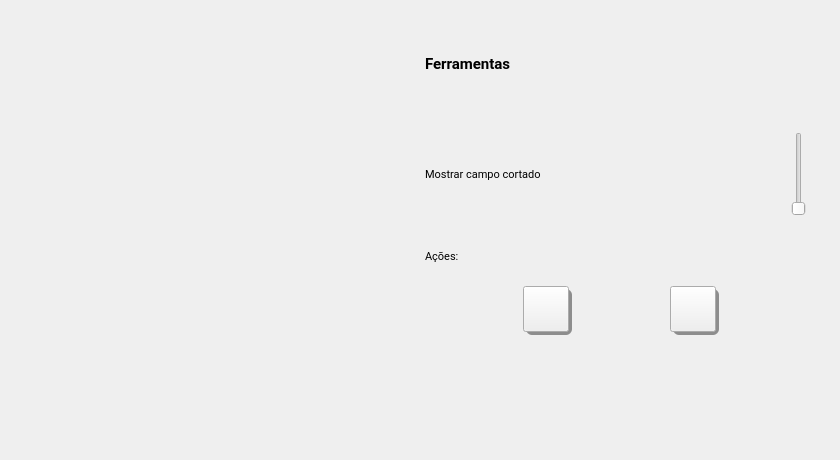
           <widget class="QWidget" name="cropInnerFieldTab">
            <attribute name="icon">
             <iconset>
              <normaloff>assets/icons/radio_unchecked.svg</normaloff>
              <normalon>assets/icons/radio_checked.svg</normalon>assets/icons/radio_unchecked.svg</iconset>
            </attribute>
            <attribute name="title">
             <string>Cortar campo interno</string>
            </attribute>
            <widget class="QFrame" name="cropInnerFieldContents">
             <property name="geometry">
              <rect>
               <x>0</x>
               <y>0</y>
               <width>831</width>
               <height>451</height>
              </rect>
             </property>
             <property name="sizePolicy">
              <sizepolicy hsizetype="Expanding" vsizetype="Expanding">
               <horstretch>0</horstretch>
               <verstretch>0</verstretch>
              </sizepolicy>
             </property>
             <property name="minimumSize">
              <size>
               <width>737</width>
               <height>402</height>
              </size>
             </property>
             <property name="frameShape">
              <enum>QFrame::Shape::NoFrame</enum>
             </property>
             <layout class="QHBoxLayout" name="horizontalLayout_142">
              <property name="leftMargin">
               <number>6</number>
              </property>
              <property name="topMargin">
               <number>6</number>
              </property>
              <property name="rightMargin">
               <number>6</number>
              </property>
              <property name="bottomMargin">
               <number>6</number>
              </property>
              <item>
               <widget class="QFrame" name="visionInnerCropDisplay">
                <property name="sizePolicy">
                 <sizepolicy hsizetype="MinimumExpanding" vsizetype="Fixed">
                  <horstretch>0</horstretch>
                  <verstretch>0</verstretch>
                 </sizepolicy>
                </property>
                <property name="minimumSize">
                 <size>
                  <width>0</width>
                  <height>0</height>
                 </size>
                </property>
                <property name="maximumSize">
                 <size>
                  <width>16777215</width>
                  <height>16777215</height>
                 </size>
                </property>
                <property name="cursor">
                 <cursorShape>PointingHandCursor</cursorShape>
                </property>
                <property name="toolTip">
                 <string>Verifique  o desenho do campo interno. Se necessário, refaça a marcação</string>
                </property>
                <property name="frameShape">
                 <enum>QFrame::Shape::NoFrame</enum>
                </property>
                <layout class="QVBoxLayout" name="verticalLayout_111">
                 <property name="spacing">
                  <number>0</number>
                 </property>
                 <property name="leftMargin">
                  <number>0</number>
                 </property>
                 <property name="topMargin">
                  <number>0</number>
                 </property>
                 <property name="rightMargin">
                  <number>0</number>
                 </property>
                 <property name="bottomMargin">
                  <number>0</number>
                 </property>
                 <item>
                  <widget class="QLabel" name="visionInnerCropFrame">
                   <property name="sizePolicy">
                    <sizepolicy hsizetype="Fixed" vsizetype="Fixed">
                     <horstretch>0</horstretch>
                     <verstretch>0</verstretch>
                    </sizepolicy>
                   </property>
                   <property name="minimumSize">
                    <size>
                     <width>0</width>
                     <height>0</height>
                    </size>
                   </property>
                   <property name="maximumSize">
                    <size>
                     <width>16777215</width>
                     <height>16777215</height>
                    </size>
                   </property>
                   <property name="text">
                    <string/>
                   </property>
                   <property name="pixmap">
                    <pixmap>assets/defaultFrame.png</pixmap>
                   </property>
                   <property name="scaledContents">
                    <bool>true</bool>
                   </property>
                  </widget>
                 </item>
                </layout>
               </widget>
              </item>
              <item>
               <widget class="QFrame" name="cropInnerFieldTools">
                <property name="sizePolicy">
                 <sizepolicy hsizetype="MinimumExpanding" vsizetype="Expanding">
                  <horstretch>0</horstretch>
                  <verstretch>0</verstretch>
                 </sizepolicy>
                </property>
                <property name="minimumSize">
                 <size>
                  <width>0</width>
                  <height>392</height>
                 </size>
                </property>
                <property name="frameShape">
                 <enum>QFrame::Shape::NoFrame</enum>
                </property>
                <layout class="QVBoxLayout" name="verticalLayout_112">
                 <property name="leftMargin">
                  <number>6</number>
                 </property>
                 <property name="topMargin">
                  <number>6</number>
                 </property>
                 <property name="rightMargin">
                  <number>6</number>
                 </property>
                 <property name="bottomMargin">
                  <number>6</number>
                 </property>
                 <item>
                  <widget class="QFrame" name="cropInnerFieldToolsHeader">
                   <property name="frameShape">
                    <enum>QFrame::Shape::NoFrame</enum>
                   </property>
                   <layout class="QHBoxLayout" name="horizontalLayout_143">
                    <property name="spacing">
                     <number>0</number>
                    </property>
                    <property name="leftMargin">
                     <number>0</number>
                    </property>
                    <property name="topMargin">
                     <number>0</number>
                    </property>
                    <property name="rightMargin">
                     <number>0</number>
                    </property>
                    <property name="bottomMargin">
                     <number>0</number>
                    </property>
                    <item>
                     <widget class="QLabel" name="cropInnerFieldToolsHeaderLabel">
                      <property name="font">
                       <font>
                        <family>Roboto</family>
                        <pointsize>11</pointsize>
                        <bold>true</bold>
                       </font>
                      </property>
                      <property name="text">
                       <string>Ferramentas</string>
                      </property>
                     </widget>
                    </item>
                    <item>
                     <spacer name="cropInnerFieldToolsHeaderSpacer">
                      <property name="orientation">
                       <enum>Qt::Orientation::Vertical</enum>
                      </property>
                      <property name="sizeHint" stdset="0">
                       <size>
                        <width>73</width>
                        <height>15</height>
                       </size>
                      </property>
                     </spacer>
                    </item>
                   </layout>
                  </widget>
                 </item>
                 <item>
                  <layout class="QHBoxLayout" name="showInnerCropField">
                   <property name="spacing">
                    <number>0</number>
                   </property>
                   <item>
                    <widget class="QLabel" name="showInnerCropFieldLabel">
                     <property name="font">
                      <font>
                       <family>Roboto</family>
                       <pointsize>8</pointsize>
                      </font>
                     </property>
                     <property name="text">
                      <string>Mostrar campo cortado</string>
                     </property>
                    </widget>
                   </item>
                   <item>
                    <spacer name="showInnerCropFieldSpacer">
                     <property name="orientation">
                      <enum>Qt::Orientation::Vertical</enum>
                     </property>
                     <property name="sizeHint" stdset="0">
                      <size>
                       <width>40</width>
                       <height>20</height>
                      </size>
                     </property>
                    </spacer>
                   </item>
                   <item>
                    <widget class="QSlider" name="showInnerCropFieldSwitch">
                     <property name="sizePolicy">
                      <sizepolicy hsizetype="Fixed" vsizetype="Fixed">
                       <horstretch>0</horstretch>
                       <verstretch>0</verstretch>
                      </sizepolicy>
                     </property>
                     <property name="minimumSize">
                      <size>
                       <width>41</width>
                       <height>0</height>
                      </size>
                     </property>
                     <property name="maximumSize">
                      <size>
                       <width>41</width>
                       <height>16777215</height>
                      </size>
                     </property>
                     <property name="cursor">
                      <cursorShape>PointingHandCursor</cursorShape>
                     </property>
                     <property name="layoutDirection">
                      <enum>Qt::LayoutDirection::LeftToRight</enum>
                     </property>
                     <property name="maximum">
                      <number>1</number>
                     </property>
                     <property name="pageStep">
                      <number>1</number>
                     </property>
                     <property name="value">
                      <number>0</number>
                     </property>
                     <property name="sliderPosition">
                      <number>0</number>
                     </property>
                    </widget>
                   </item>
                  </layout>
                 </item>
                 <item>
                  <layout class="QVBoxLayout" name="cropInnerFieldActions">
                   <item>
                    <widget class="QFrame" name="cropInnerFieldActionHeader">
                     <property name="frameShape">
                      <enum>QFrame::Shape::NoFrame</enum>
                     </property>
                     <layout class="QHBoxLayout" name="horizontalLayout_144">
                      <property name="spacing">
                       <number>0</number>
                      </property>
                      <property name="leftMargin">
                       <number>0</number>
                      </property>
                      <property name="topMargin">
                       <number>0</number>
                      </property>
                      <property name="rightMargin">
                       <number>0</number>
                      </property>
                      <property name="bottomMargin">
                       <number>0</number>
                      </property>
                      <item>
                       <widget class="QLabel" name="cropInnerFieldActionHeaderLabel">
                        <property name="font">
                         <font>
                          <family>Roboto</family>
                          <pointsize>8</pointsize>
                         </font>
                        </property>
                        <property name="text">
                         <string>Ações:</string>
                        </property>
                       </widget>
                      </item>
                      <item>
                       <spacer name="cropInnerFieldActionHeaderSpacer">
                        <property name="orientation">
                         <enum>Qt::Orientation::Vertical</enum>
                        </property>
                        <property name="sizeHint" stdset="0">
                         <size>
                          <width>40</width>
                          <height>20</height>
                         </size>
                        </property>
                       </spacer>
                      </item>
                     </layout>
                    </widget>
                   </item>
                   <item>
                    <widget class="QFrame" name="cropInnerFieldActionButtons">
                     <property name="sizePolicy">
                      <sizepolicy hsizetype="Expanding" vsizetype="Fixed">
                       <horstretch>0</horstretch>
                       <verstretch>0</verstretch>
                      </sizepolicy>
                     </property>
                     <property name="sizeIncrement">
                      <size>
                       <width>5</width>
                       <height>0</height>
                      </size>
                     </property>
                     <property name="frameShape">
                      <enum>QFrame::Shape::NoFrame</enum>
                     </property>
                     <layout class="QHBoxLayout" name="horizontalLayout_145">
                      <property name="spacing">
                       <number>0</number>
                      </property>
                      <property name="leftMargin">
                       <number>0</number>
                      </property>
                      <property name="topMargin">
                       <number>0</number>
                      </property>
                      <property name="rightMargin">
                       <number>0</number>
                      </property>
                      <property name="bottomMargin">
                       <number>0</number>
                      </property>
                      <item>
                       <spacer name="cropInnerFieldSpacerLeft">
                        <property name="orientation">
                         <enum>Qt::Orientation::Vertical</enum>
                        </property>
                        <property name="sizeHint" stdset="0">
                         <size>
                          <width>40</width>
                          <height>20</height>
                         </size>
                        </property>
                       </spacer>
                      </item>
                      <item>
                       <widget class="QFrame" name="cropInnerFieldRedoTool">
                        <property name="sizePolicy">
                         <sizepolicy hsizetype="Fixed" vsizetype="Fixed">
                          <horstretch>0</horstretch>
                          <verstretch>0</verstretch>
                         </sizepolicy>
                        </property>
                        <property name="minimumSize">
                         <size>
                          <width>49</width>
                          <height>49</height>
                         </size>
                        </property>
                        <property name="maximumSize">
                         <size>
                          <width>49</width>
                          <height>49</height>
                         </size>
                        </property>
                        <property name="frameShape">
                         <enum>QFrame::Shape::NoFrame</enum>
                        </property>
                        <widget class="QFrame" name="cropInnerFieldRedoButtonShadow">
                         <property name="geometry">
                          <rect>
                           <x>3</x>
                           <y>3</y>
                           <width>46</width>
                           <height>46</height>
                          </rect>
                         </property>
                         <property name="sizePolicy">
                          <sizepolicy hsizetype="Fixed" vsizetype="Fixed">
                           <horstretch>0</horstretch>
                           <verstretch>0</verstretch>
                          </sizepolicy>
                         </property>
                         <property name="styleSheet">
                          <string notr="true">background: #8D8D8D; border-radius: 6px;</string>
                         </property>
                         <property name="frameShape">
                          <enum>QFrame::Shape::NoFrame</enum>
                         </property>
                        </widget>
                        <widget class="QPushButton" name="cropInnerFieldRedoButton">
                         <property name="geometry">
                          <rect>
                           <x>0</x>
                           <y>0</y>
                           <width>46</width>
                           <height>46</height>
                          </rect>
                         </property>
                         <property name="sizePolicy">
                          <sizepolicy hsizetype="Fixed" vsizetype="Fixed">
                           <horstretch>0</horstretch>
                           <verstretch>0</verstretch>
                          </sizepolicy>
                         </property>
                         <property name="cursor">
                          <cursorShape>PointingHandCursor</cursorShape>
                         </property>
                         <property name="text">
                          <string/>
                         </property>
                         <property name="icon">
                          <iconset>
                           <normaloff>assets/icons/redo.svg</normaloff>assets/icons/redo.svg</iconset>
                         </property>
                         <property name="iconSize">
                          <size>
                           <width>36</width>
                           <height>36</height>
                          </size>
                         </property>
                         <property name="flat">
                          <bool>false</bool>
                         </property>
                        </widget>
                       </widget>
                      </item>
                      <item>
                       <spacer name="cropInnerFieldActionButtonsSpacer">
                        <property name="orientation">
                         <enum>Qt::Orientation::Vertical</enum>
                        </property>
                        <property name="sizeHint" stdset="0">
                         <size>
                          <width>40</width>
                          <height>20</height>
                         </size>
                        </property>
                       </spacer>
                      </item>
                      <item>
                       <widget class="QFrame" name="cropInnerFieldEraseTool">
                        <property name="sizePolicy">
                         <sizepolicy hsizetype="Fixed" vsizetype="Fixed">
                          <horstretch>0</horstretch>
                          <verstretch>0</verstretch>
                         </sizepolicy>
                        </property>
                        <property name="minimumSize">
                         <size>
                          <width>49</width>
                          <height>49</height>
                         </size>
                        </property>
                        <property name="maximumSize">
                         <size>
                          <width>49</width>
                          <height>49</height>
                         </size>
                        </property>
                        <property name="frameShape">
                         <enum>QFrame::Shape::NoFrame</enum>
                        </property>
                        <widget class="QFrame" name="cropInnerFieldEraseButtonShadow">
                         <property name="geometry">
                          <rect>
                           <x>3</x>
                           <y>3</y>
                           <width>46</width>
                           <height>46</height>
                          </rect>
                         </property>
                         <property name="sizePolicy">
                          <sizepolicy hsizetype="Fixed" vsizetype="Fixed">
                           <horstretch>0</horstretch>
                           <verstretch>0</verstretch>
                          </sizepolicy>
                         </property>
                         <property name="styleSheet">
                          <string notr="true">background: #8D8D8D; border-radius: 6px;</string>
                         </property>
                         <property name="frameShape">
                          <enum>QFrame::Shape::NoFrame</enum>
                         </property>
                        </widget>
                        <widget class="QPushButton" name="cropInnerFieldEraseButton">
                         <property name="geometry">
                          <rect>
                           <x>0</x>
                           <y>0</y>
                           <width>46</width>
                           <height>46</height>
                          </rect>
                         </property>
                         <property name="sizePolicy">
                          <sizepolicy hsizetype="Fixed" vsizetype="Fixed">
                           <horstretch>0</horstretch>
                           <verstretch>0</verstretch>
                          </sizepolicy>
                         </property>
                         <property name="minimumSize">
                          <size>
                           <width>46</width>
                           <height>46</height>
                          </size>
                         </property>
                         <property name="maximumSize">
                          <size>
                           <width>46</width>
                           <height>46</height>
                          </size>
                         </property>
                         <property name="cursor">
                          <cursorShape>PointingHandCursor</cursorShape>
                         </property>
                         <property name="text">
                          <string/>
                         </property>
                         <property name="icon">
                          <iconset>
                           <normaloff>assets/icons/eraser.svg</normaloff>assets/icons/eraser.svg</iconset>
                         </property>
                         <property name="iconSize">
                          <size>
                           <width>36</width>
                           <height>36</height>
                          </size>
                         </property>
                         <property name="flat">
                          <bool>false</bool>
                         </property>
                        </widget>
                       </widget>
                      </item>
                      <item>
                       <spacer name="cropInnerFieldSpacerRight">
                        <property name="orientation">
                         <enum>Qt::Orientation::Vertical</enum>
                        </property>
                        <property name="sizeHint" stdset="0">
                         <size>
                          <width>40</width>
                          <height>20</height>
                         </size>
                        </property>
                       </spacer>
                      </item>
                     </layout>
                    </widget>
                   </item>
                  </layout>
                 </item>
                 <item>
                  <spacer name="cropInnerFieldSpacer">
                   <property name="orientation">
                    <enum>Qt::Orientation::Vertical</enum>
                   </property>
                   <property name="sizeHint" stdset="0">
                    <size>
                     <width>20</width>
                     <height>40</height>
                    </size>
                   </property>
                  </spacer>
                 </item>
                </layout>
               </widget>
              </item>
             </layout>
            </widget>
           </widget>
